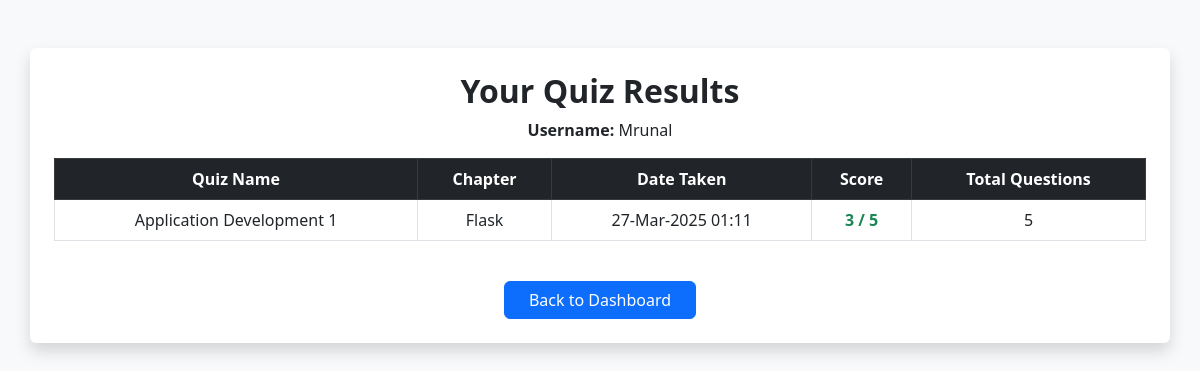
The app's page /view_quiz_result/3, older data.
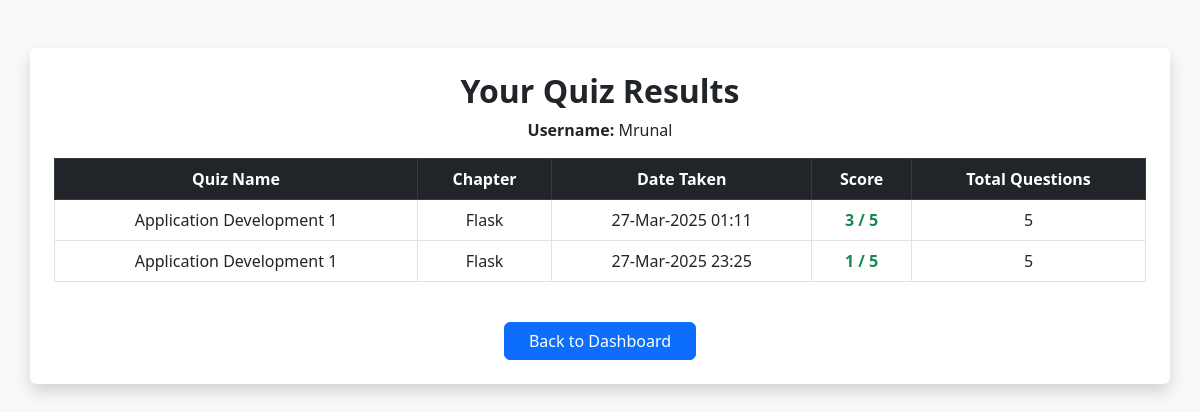
The same page, newer data.
### applications/models.py (models this page shows)
class User(db.Model):
    id = db.Column(db.Integer, primary_key=True)
    username = db.Column(db.String(), unique=True, nullable=False)
    email = db.Column(db.String(), unique=True, nullable=False)
    password = db.Column(db.String(), nullable=False)
    full_name = db.Column(db.String(), nullable=False)
    qualification = db.Column(db.String(), nullable=False)
    dob = db.Column(db.Date, nullable=False)
    role = db.Column(db.String(), nullable=False, default='user')  # 'admin' or 'user'

class Score(db.Model):
    id = db.Column(db.Integer, primary_key=True)
    quiz_id = db.Column(db.Integer, db.ForeignKey('quiz.id'), nullable=False)
    user_id = db.Column(db.Integer, db.ForeignKey('user.id'), nullable=False)
    time_stamp_of_attempt = db.Column(db.DateTime, nullable=False)
    total_scored = db.Column(db.Integer, nullable=False)
    user = db.relationship('User', backref=db.backref('scores', lazy=True))
    quiz = db.relationship('Quiz', backref=db.backref('scores', lazy=True))

class Subject(db.Model):
    id = db.Column(db.Integer, primary_key=True)
    name = db.Column(db.String(), unique=True, nullable=False)
    description = db.Column(db.Text, nullable=True)

class Chapter(db.Model):
    id = db.Column(db.Integer, primary_key=True)
    name = db.Column(db.String(), nullable=False)
    description = db.Column(db.Text, nullable=True)
    num_questions = db.Column(db.Integer, nullable=False, default=0)
    subject_id = db.Column(db.Integer, db.ForeignKey('subject.id', ondelete="CASCADE"), nullable=False)
    subject = db.relationship('Subject', backref=db.backref('chapters', lazy=True, cascade="all, delete"))

### applications/controllers.py (the view)
@app.route('/view_quiz_result/<int:user_id>')
def view_quiz_result(user_id):
    user = User.query.get(user_id)
    scores = Score.query.filter_by(user_id=user_id).join(
        Quiz).join(Chapter).join(Subject).all()
    return render_template('view_quiz_result.html', this_user=user,
                           scores=scores)

### templates/view_quiz_result.html (shortened to what this page needs)
<!DOCTYPE html>
<html lang="en">
<head>
    <link href="https://cdn.jsdelivr.net/npm/bootstrap@5.3.0/dist/css/bootstrap.min.css" rel="stylesheet">
</head>
<body class="bg-light">
    <div class="container mt-5 p-4 bg-white shadow rounded">
        <h2 class="text-center fw-bold">Your Quiz Results</h2>
        <p class="text-center"><strong>Username:</strong> {{ this_user.username }}</p>
        <div class="table-responsive">
            <table class="table table-bordered table-hover text-center align-middle">
                <thead class="table-dark">
                    <tr>
                        <th>Quiz Name</th>
                        <th>Chapter</th>
                        <th>Date Taken</th>
                        <th>Score</th>
                        <th>Total Questions</th>
                    </tr>
                </thead>
                <tbody>
                    {% for score in scores %}
                    <tr>
                        <td>{{ score.quiz.chapter.subject.name }}</td>
                        <td>{{ score.quiz.chapter.name }}</td>
                        <td>{{ score.time_stamp_of_attempt.strftime('%d-%b-%Y %H:%M') }}</td>
                        <td class="fw-bold text-success">{{ score.total_scored }} / {{ score.quiz.questions|length }}</td>
                        <td>{{ score.quiz.questions|length }}</td>
                    </tr>
                    {% else %}
                    <tr>
                        <td colspan="5" class="text-center text-muted">No quiz results available.</td>
                    </tr>
                    {% endfor %}
                </tbody>
            </table>
        </div>
        <div class="text-center mt-4">
            <a href="/user_dash/{{ this_user.id }}" class="btn btn-primary px-4">Back to Dashboard</a>
        </div>
    </div>
</body>
</html>

Row changes from the older to the newer data that the page shows:
added Score: quiz.chapter.subject.name "Application Development 1", quiz.chapter.name "Flask", time_stamp_of_attempt "27-Mar-2025 23:25", total_scored "1", quiz.questions|length "5"
